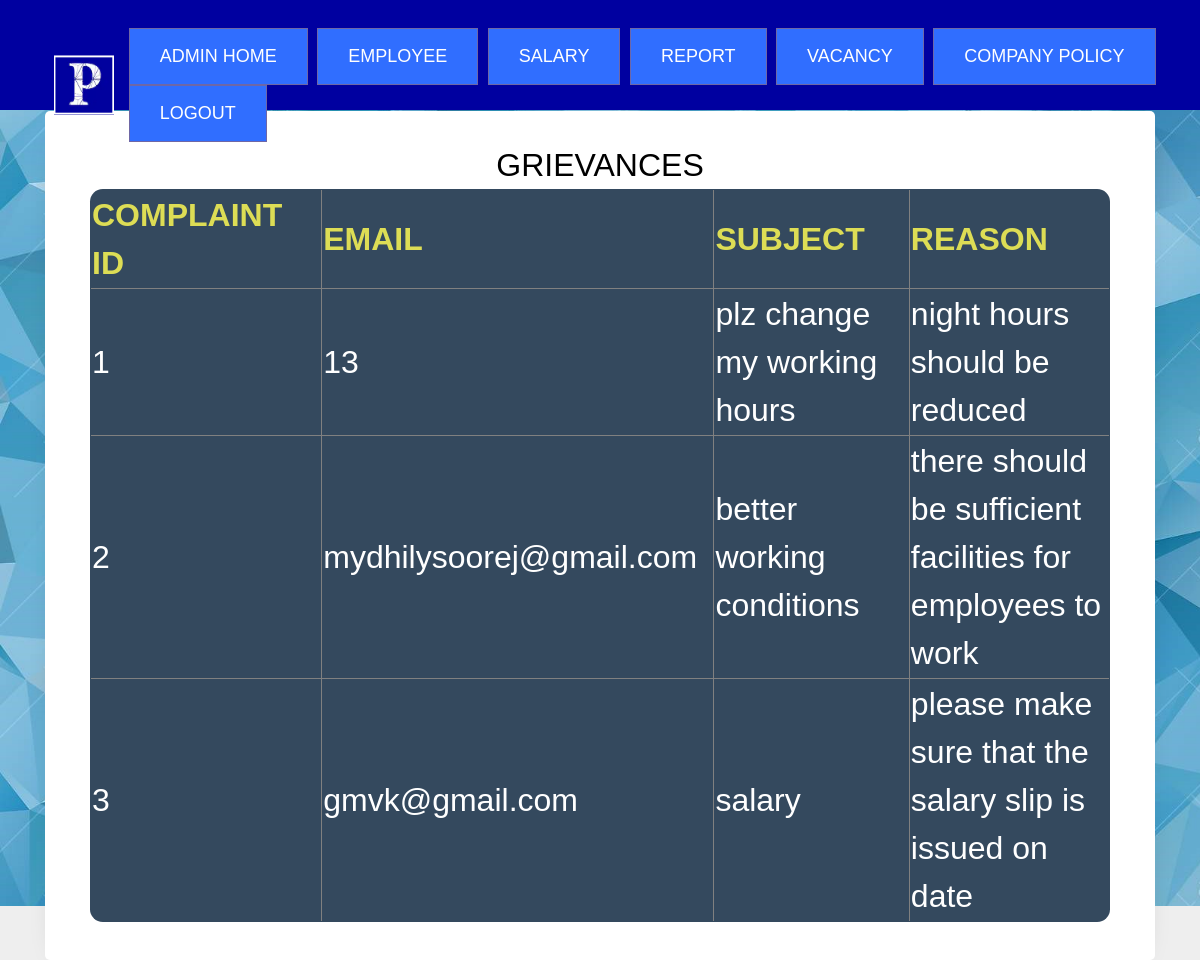
Screenshot of /anjali/admin/complaint.php with the database file from the repository.
### tables this page shows
CREATE TABLE IF NOT EXISTS `complaint` (
  `complaint_id` int(4) NOT NULL AUTO_INCREMENT,
  `email` varchar(50) NOT NULL,
  `subject` varchar(200) NOT NULL,
  `detail` varchar(1000) NOT NULL,
  PRIMARY KEY (`complaint_id`)
);

### anjali/admin/complaint.php (the view, shortened to what this page needs)
<?php
include("header.php");
include 'connect.php';
?>
    <div class="hero-wrap" style="background-image: url('images/black1.jpg');" data-stellar-background-ratio="0.4	">
      <div class="container">
        <div class="row no-gutters slider-text align-items-center justify-content-start" data-scrollax-parent="true">
		  <form method="POST"  class="request-form ftco-animate">
     <h2><center>GRIEVANCES</center</h2>
	   <div class="col-lg-12 col-md-0 mt-0 mt-md-0">
	<div align="left">
	<table class="rwd-table" border="1">
  <tr>
    <th data-th="Movie Title" style="width:500px">COMPLAINT ID</th>
	<th data-th="Movie Title" style="width:500px">EMAIL</th>
	<th data-th="Movie Title" style="width:500px">SUBJECT</th>
	<th data-th="Movie Title" style="width:500px">REASON</th>
  </tr>
  <?php
$sql1="SELECT * from complaint";
$s1=mysqli_query($con,$sql1);
while($row=mysqli_fetch_array($s1))
{
?>
  <tr>
    <td data-th="Genre"style="width:500px"><?php echo $row[0];?></td>
    <td data-th="Genre"style="width:500px"><?php echo $row[1];?></td>
	<td data-th="Genre"style="width:500px"><?php echo $row[2];?></td>
    <td data-th="Genre"style="width:500px"><?php echo $row[3]?></td>
</tr>
<?php
}
?>
</table></FORM>
</div>
</div>
        </div>
  </body>
</html>

### anjali/admin/header.php (style rules this page uses)
body { background:#eee; margin:0; padding:0; font-family: "Trebuchet MS",Arial,Helvetica,sans-serif; }

### rows the page displays
complaint: complaint_id "1", email "13", subject "plz change my working hours", detail "night hours should be reduced"
complaint: complaint_id "2", email "mydhilysoorej@gmail.com", subject "better working conditions", detail "there should be sufficient facilities for employees to work"
complaint: complaint_id "3", email "gmvk@gmail.com", subject "salary", detail "please make sure that the salary slip is issued on date"
